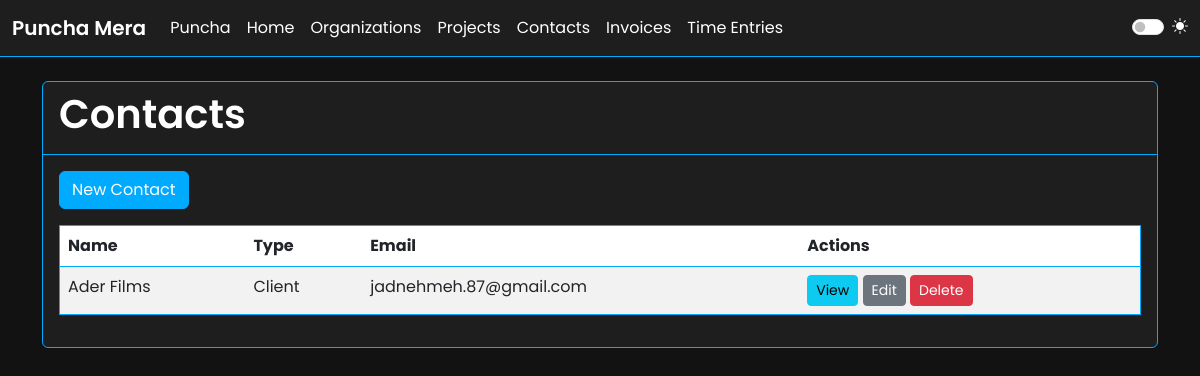
The app's page /accounts/contacts/ (signed in) with its own data.
### accounts/models.py (models this page shows, shortened)
class Contact(models.Model):
    CONTACT_TYPE_CHOICES = (
        ('Category', 'Category'),
        ('Client', 'Client'),
    )
    organization = models.ForeignKey(Organization, on_delete=models.CASCADE)
    contact_type = models.CharField(max_length=10, choices=CONTACT_TYPE_CHOICES)
    name = models.CharField(max_length=100)
    company_email = models.EmailField(blank=True)
    company_address = models.CharField(max_length=255, blank=True)
    company_contact_person = models.CharField(max_length=100, blank=True)

### accounts/views.py (the view)
# urls.py: path('contacts/', ContactListView.as_view(), name='contact-list'),
class ContactListView(OrganizationPermissionMixin, ListView):
    model = Contact
    template_name = 'accounts/contact_list.html'

### projects/mixins.py (called while the page is built)
    def get_queryset(self):
        queryset = super().get_queryset()
        user = self.request.user
        if not user.is_authenticated:
            return queryset.none()
        try:
            membership = Membership.objects.get(user=user)
            organization = membership.organization
            queryset = queryset.filter(organization=organization)
        except Membership.DoesNotExist:
            queryset = queryset.none()
        return queryset

### templates/accounts/contact_list.html
{% extends 'base.html' %}
{% block content %}
  <div class="card">
    <div class="card-header">
      <h1 class="card-title">Contacts</h1>
    </div>
    <div class="card-body">
      <a href="{% url 'accounts:contact-create' %}" class="btn btn-primary mb-3">New Contact</a>
      <table class="table table-striped">
        <thead>
          <tr>
            <th>Name</th>
            <th>Type</th>
            <th>Email</th>
            <th>Actions</th>
          </tr>
        </thead>
        <tbody>
          {% for contact in object_list %}
            <tr>
              <td>{{ contact.name }}</td>
              <td>{{ contact.contact_type }}</td>
              <td>{{ contact.company_email }}</td>
              <td>
                <a href="{% url 'accounts:contact-detail' contact.pk %}" class="btn btn-sm btn-info">View</a>
                <a href="{% url 'accounts:contact-update' contact.pk %}" class="btn btn-sm btn-secondary">Edit</a>
                <a href="{% url 'accounts:contact-delete' contact.pk %}" class="btn btn-sm btn-danger">Delete</a>
              </td>
            </tr>
          {% endfor %}
        </tbody>
      </table>
    </div>
  </div>
{% endblock %}

### static/css/style.css (style rules this page uses)
:root { --primary-color: #6a5acd; --secondary-color: #f0f8ff; --dark-color: #333; --light-color: #f4f4f4; --font-family: 'Poppins', sans-serif; }
body { font-family: var(--font-family); background-color: var(--light-color); color: var(--dark-color); }
.btn-primary { background-color: var(--primary-color); border-color: var(--primary-color); }
h1, h2, h3, h4, h5, h6 { font-weight: 600; }

### static/css/theme.css (style rules this page uses)
:root { --primary-color: #00aaff; --secondary-color: #00ffaa; --background-color: #121212; --surface-color: #1e1e1e; --text-color: #ffffff; --text-secondary-color: #aaaaaa; --input-bg-color: #2c2c2c; --input-border-color: #444; --bs-table-color: var(--text-color); --bs-table-bg: var(--surface-color); --bs-table-striped-color: var(--text-color); }
body { background-color: var(--background-color); color: var(--text-color); }
.btn-primary { background-color: var(--primary-color); border-color: var(--primary-color); }
.card { background-color: var(--surface-color); border: 1px solid var(--primary-color); }
.card-header { border-bottom: 1px solid var(--primary-color); }
.card-body { color: var(--text-color); }
.card-title { color: var(--text-color); }
.table { border: 1px solid var(--primary-color); color: var(--text-color); }
.table-striped tbody tr:nth-of-type(odd) { background-color: rgba(255, 255, 255, 0.05); }
a { color: var(--primary-color); }

### records on screen
Contact: name "Ader Films", contact_type "Client", company_email "jadnehmeh.87@gmail.com"
